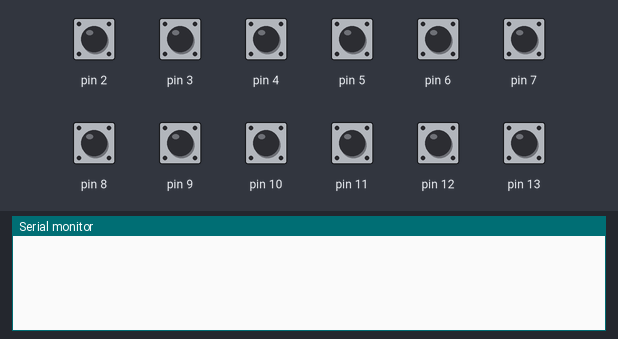
Simulated run of this sketch. Board: Arduino Uno, built with avr-gcc and run on an emulated ATmega328P. Parts: the last lines printed to the serial monitor. Inputs (shaded band) come from the test bench; at power-on: pin 2–13 HIGH.

Above: at 1.2 s.
1.3 s: pin 2 pulled LOW for 0.15 s
At 2.6 s:
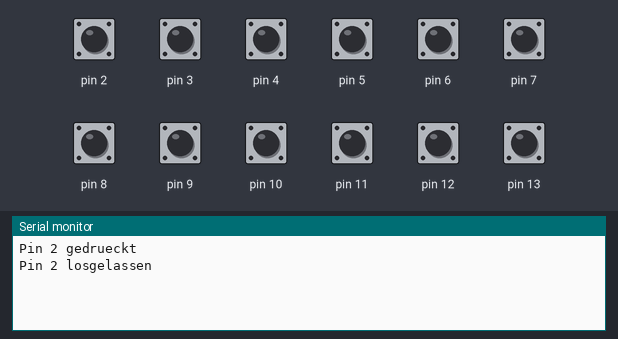
2.9 s: pin 3 pulled LOW for 0.15 s
At 3.04 s:
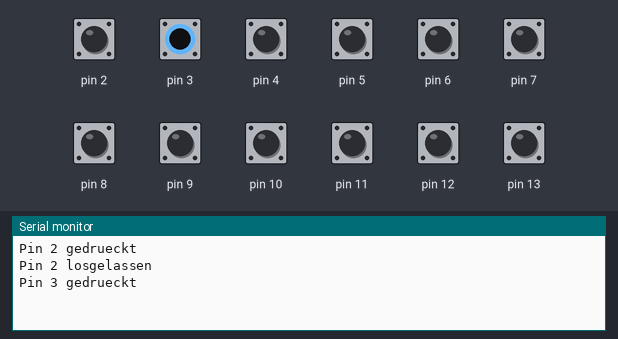
4.5 s: pin 4 pulled LOW for 0.15 s
At 5.8 s:
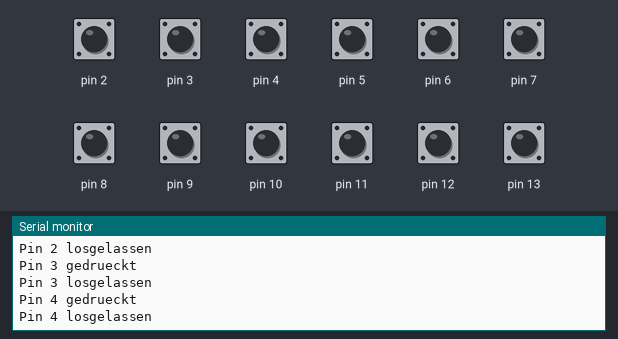
6.1 s: pin 5 pulled LOW for 0.15 s
At 7.4 s:
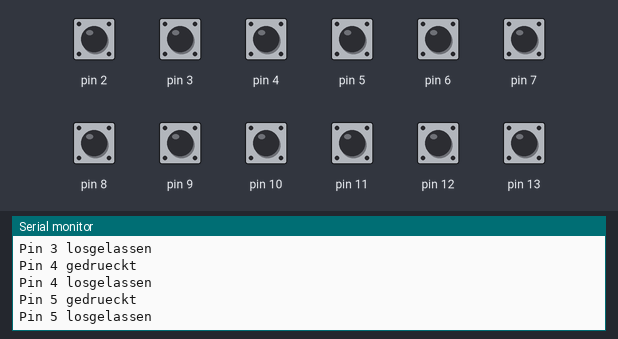
7.7 s: pin 6 pulled LOW for 0.15 s
At 9.0 s:
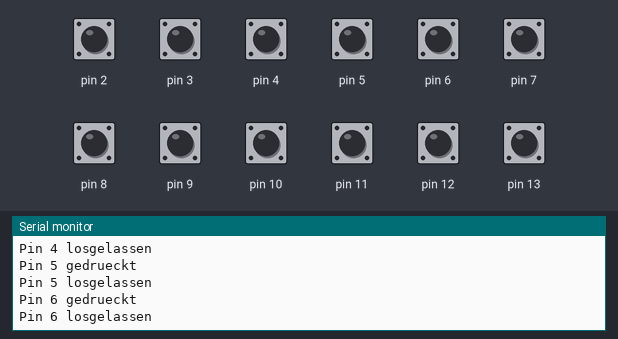
9.3 s: pin 7 pulled LOW for 0.15 s
At 10.9 s:
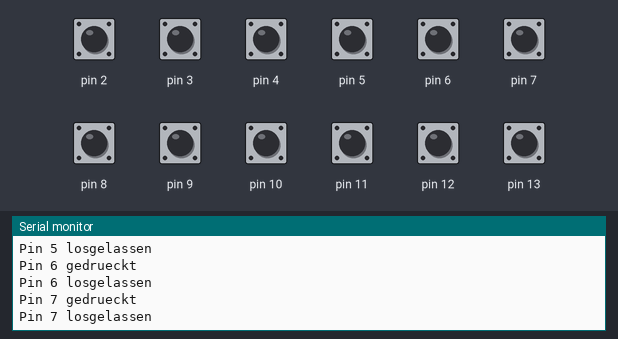

The sketch:

pin_scan_button.ino
```cpp
int last[14];

void setup() {
  Serial.begin(115200);
  for (int p = 2; p <= 13; p++) {
    pinMode(p, INPUT_PULLUP);
    last[p] = HIGH;
  }
}

void loop() {
  for (int p = 2; p <= 13; p++) {
    int v = digitalRead(p);
    if (v != last[p]) {
      Serial.print("Pin ");
      Serial.print(p);
      Serial.println(v == LOW ? " gedrueckt" : " losgelassen");
      last[p] = v;
    }
  }
  delay(20);
}
```

Measured:
- after the input at 1.3 s, the serial monitor: prints a new line at once (image 1)
- after the input at 2.9 s, the serial monitor: prints a new line at once (image 2)
- after the input at 4.5 s, the serial monitor: prints a new line at once (image 3)
- after the input at 6.1 s, the serial monitor: prints a new line at once (image 4)
- after the input at 7.7 s, the serial monitor: prints a new line at once (image 5)
- after the input at 9.3 s, the serial monitor: prints a new line at once (image 6)
